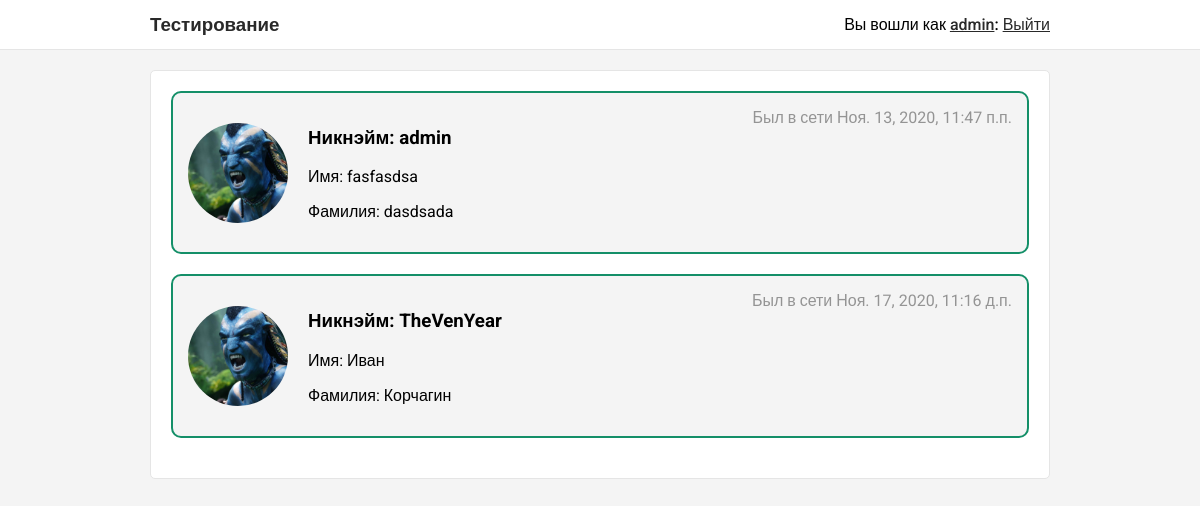
The page /user/all/ (signed in) on the database its author committed.
### user/models.py (models this page shows)
class User(AbstractUser):
    avatar = models.ImageField(default='user/default.jpg', verbose_name='изображение профиля')
    about = models.TextField(blank=True, verbose_name='обо мне')

### user/views.py (the view)
# urls.py: path('all/', all_users, name='all_users')
def all_users(request):
    if request.user.is_anonymous:
        return redirect('login-user')
    users = User.objects.all()
    return render(request, 'all_users.html', {'users': users})

### user/context_processors.py (called while the page is built)
def user(request):
    return {'user': request.user}

### user/templates/all_users.html (shortened to what this page needs)
{% extends 'base.html' %}
{% load static %}
{% block styles %}
    <link rel="stylesheet" href="{% static 'css/user.css' %}">
{% endblock %}
{% block content %}
    {% for user in users %}
        <div class="content__profile">
            <div class="profile__main">
                <img class="profile__main__avatar" src="{{ user.avatar.url }}" alt="">
                <div class="profile__main__info">
                    <h3>Никнэйм: {{ user.username }}</h3>
                    <p>Имя: {{ user.first_name }}</p>
                    <p>Фамилия: {{ user.last_name }}</p>
                </div>
            </div>
            <div class="profile__last_login">
                Был в сети {{ user.last_login }}
            </div>
        </div>
    {% endfor %}
{% endblock %}

### templates/base.html (shortened to what this page needs)
<!DOCTYPE html>
{% load static %}
<html lang="en">
<head>
    <link rel="stylesheet" href="{% static "css/base.css" %}">
    {% block styles %}{% endblock %}
</head>
<body>
<div class="header">
    <div class="container header__inner">
        <a href="{% url 'all_users' %}" class="header__logo"><h3>Тестирование</h3></a>
        <div class="header__auth">
            {% if user.is_anonymous %}
                <a href="{% url 'social:begin' 'github' %}">Войти через GitHub</a>
            {% else %}
                <span>Вы вошли как <a href="{% url 'new_user_oauth' %}">{{ user.username }}</a>:</span>
                <a href="{% url 'logout' %}">Выйти</a>
            {% endif %}
        </div>
    </div>
</div>
<div class="container content">
    {% block content %}{% endblock %}
</div>
</body>
</html>

### static/css/base.css (style rules this page uses)
body, html { margin: 0; padding: 0; font-family: 'Roboto', sans-serif; background: #f4f4f4; }
* { box-sizing: border-box; }
img { width: 100%; object-fit: cover; }
.container { max-width: 900px; margin: 0 auto; }
.content { margin-top: 70px; margin-bottom: 20px; background: white; padding: 20px; border-radius: 5px; border: 1px solid #e5e5e5 }
.header { height: 50px; background: white; position: fixed; width: 100%; top: 0; border-bottom: 1px solid #e5e5e5; }
.header__inner { height: 100%; display: flex; flex-direction: row; justify-content: space-between; align-items: center; }
.header__inner a { text-decoration: none; color: #292929; }
.header__auth span { font-weight: 500; }
.header__auth a { text-decoration: underline; }

### user/static/css/user.css (style rules this page uses)
.content__profile { padding: 15px; margin-bottom: 20px; border-radius: 10px; border: 2px solid #148f68; background: #f4f4f4; display: flex; flex-direction: row; justify-content: space-between; }
.profile__main { display: flex; flex-direction: row; align-items: center; }
.profile__main__avatar { width: 100px; height: 100px; object-fit: cover; border-radius: 50px; margin-right: 20px; }
.profile__last_login { color: #949494; }

### rows shown on the page
User: username "admin", avatar (placeholder picture), first_name "fasfasdsa", last_name "dasdsada", last_login "Ноя. 13, 2020, 11:47 п.п."
User: avatar (placeholder picture), username "TheVenYear", first_name "Иван", last_name "Корчагин", last_login "Ноя. 17, 2020, 11:16 д.п."
